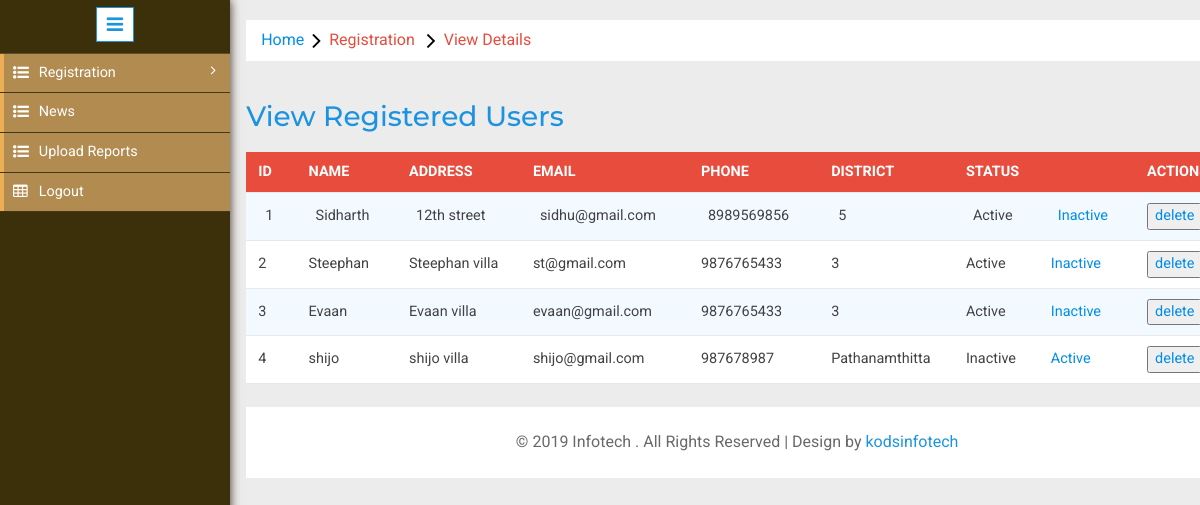
The app's page /admin/viewuswer.php with its own data.
### tables this page shows
CREATE TABLE IF NOT EXISTS `registration` (
  `Id` int(11) NOT NULL AUTO_INCREMENT,
  `Name` varchar(100) NOT NULL,
  `Address` text NOT NULL,
  `Pin` varchar(500) NOT NULL,
  `Email` varchar(100) NOT NULL,
  `Mobile` varchar(100) NOT NULL,
  `Password` varchar(100) NOT NULL,
  `District` varchar(100) NOT NULL,
  `Status` varchar(500) NOT NULL,
  PRIMARY KEY (`Id`)
);

### admin/viewuswer.php (the view, shortened to what this page needs)
<?php
include '../db.php';
?>
<!DOCTYPE HTML>
<html>
<head>
<link href="css/bootstrap.min.css" rel='stylesheet' type='text/css' />
<link href="css/style.css" rel='stylesheet' type='text/css' />
<link rel="stylesheet" href="css/morris.css" type="text/css"/>
<link href="css/font-awesome.css" rel="stylesheet">
<link rel="stylesheet" href="css/icon-font.min.css" type='text/css' />
<link rel="stylesheet" type="text/css" href="css/table-style.css" />
<link rel="stylesheet" type="text/css" href="css/basictable.css" />
</head>
<body>
   <div class="page-container">
<div class="left-content">
	   <div class="mother-grid-inner">
<ol class="breadcrumb">
                <li class="breadcrumb-item"><a href="home.php">Home</a><i class="fa fa-angle-right"></i>Registration <i class="fa fa-angle-right"></i>View Details</li>
            </ol>
<div style="margin-left: 320px;">
<div class="w3l-table-info" style="margin-left: -320px; overflow-x: auto;">
					  <h2>View Registered Users</h2>
                                          <table id="table">
						<thead>
						  <tr>
							<th>Id</th>
							<th>Name</th>
                                                        <th>Address</th>
                                                        <th>Email</th>
							<th>Phone</th>
                                                        <th>District</th>
                                                        <th>Status</th>
                                                        <th></th>
                                                        <th>Actions</th>
						  </tr>
						</thead>
						<tbody>
						  <?php
                                                  $qr="select  * from registration order by Id desc";
                                                  $qrr=  mysqli_query($con,$qr);
                                                  $i=1;
                                                  while($r=mysqli_fetch_array($qrr))
                                                  {
                                                  ?>
                                                    <tr>
                                                          <form name="f1" method="post" action="">
                                                        <td><?php echo $i;?></td>
                                                        <td><?php echo $r['Name'];?></td>
                                                          <td><?php echo $r['Address'];?></td>
                                                        <td><?php echo $r['Email'];?></td>
                                                    <td><?php echo $r['Mobile'];?></td>
                                                         <td><?php echo $r['District'];?></td>
                                                           <td><?php echo $r['Status'];?></td>
                                                         <?php
                                                         if($r['Status']=='Inactive')
                                                         {
                                                         ?>
                                                         <td><a href="useractive.php?id=<?php echo $r['Id'];?>&s=<?php echo $r['Status'];?>">Active</a></td>
                                                         <?php
                                                         }
                                                         elseif ($r['Status']=='Active') {
                                                         ?>
                                                     <td><a href="useractive.php?id=<?php echo $r['Id'];?>&&s=<?php echo $r['Status'];?>">Inactive</a></td>
                                                         <?php
                                                         }
                                                         ?>
                                                        <td><a href="deluser.php?id=<?php echo $r['Id'];?>"><input type="button" name="btn" value="delete" onclick="alert('are you sure want to delete??')"> </a></td>
                                                          </form>
                                                    </tr>
                                                    <?php
                                                  $i++;
                                                   }
                                                    ?>
                                              </tbody>
					  </table>
    </div>
<div class="copyrights" style="margin-left: -320px;">
	 <p>© 2019 Infotech . All Rights Reserved | Design by  <a href="#" target="_blank">kodsinfotech</a> </p>
</div>
</div>
</div>
                        <?php
                        if($_SESSION['admin']['Usertype']=='admin')
                        {
                            include './adminsidebar.php';
                        }
 else {
                            include './employeesideba.php';
 }
                        ?>
							</div>
</body>
</html>

### admin/css/table-style.css (style rules this page uses)
table { background: white; border-collapse: collapse; margin: 1.25em 0 0; width: 100%; }
table tr, table th, table td { border: none; border-bottom: 1px solid #e8e8e8; font-size: .95em; }
table th, table td { padding: 10px 12px; text-align: left; }
table th { background: #e74c3c; color: #fff; text-transform: uppercase; }
table tr td { background: #f3faff; color: #424242; }
table tr:nth-of-type(2n+2) td { background: #ffffff; }
table { width: 100%; }

### admin/employeesideba.php (style rules this page uses)
*, a, button, i, input { -webkit-font-smoothing: antialiased; }

### records on screen
registration: Name "Sidharth", Address "12th street", Email "sidhu@gmail.com", Mobile "8989569856", District "5", Status "Active"
registration: Name "Steephan", Address "Steephan villa", Email "st@gmail.com", Mobile "9876765433", District "3", Status "Active"
registration: Name "Evaan", Address "Evaan villa", Email "evaan@gmail.com", Mobile "9876765433", District "3", Status "Active"
registration: Name "shijo", Address "shijo villa", Email "shijo@gmail.com", Mobile "987678987", District "Pathanamthitta", Status "Inactive"
